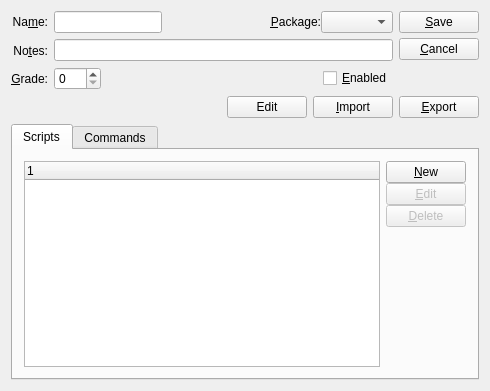
<?xml version="1.0" encoding="UTF-8"?>
<ui version="4.0">
 <comment>This file is part of the xTuple ERP: PostBooks Edition, a free and
open source Enterprise Resource Planning software suite,
Copyright (c) 1999-2018 by OpenMFG LLC, d/b/a xTuple.
It is licensed to you under the Common Public Attribution License
version 1.0, the full text of which (including xTuple-specific Exhibits)
is available at www.xtuple.com/CPAL.  By using this software, you agree
to be bound by its terms.</comment>
 <class>uiform</class>
 <widget class="QWidget" name="uiform">
  <property name="geometry">
   <rect>
    <x>0</x>
    <y>0</y>
    <width>490</width>
    <height>391</height>
   </rect>
  </property>
  <property name="windowTitle">
   <string>Screen</string>
  </property>
  <layout class="QVBoxLayout">
   <item>
    <layout class="QHBoxLayout">
     <item>
      <layout class="QVBoxLayout">
       <item>
        <widget class="QLabel" name="_nameLit">
         <property name="text">
          <string>Na&amp;me:</string>
         </property>
         <property name="alignment">
          <set>Qt::AlignRight|Qt::AlignTrailing|Qt::AlignVCenter</set>
         </property>
         <property name="buddy">
          <cstring>_name</cstring>
         </property>
        </widget>
       </item>
       <item>
        <widget class="QLabel" name="_notesLit">
         <property name="text">
          <string>No&amp;tes:</string>
         </property>
         <property name="alignment">
          <set>Qt::AlignRight|Qt::AlignTrailing|Qt::AlignVCenter</set>
         </property>
         <property name="buddy">
          <cstring>_notes</cstring>
         </property>
        </widget>
       </item>
       <item>
        <widget class="QLabel" name="_gradeLit">
         <property name="text">
          <string>&amp;Grade:</string>
         </property>
         <property name="alignment">
          <set>Qt::AlignRight|Qt::AlignTrailing|Qt::AlignVCenter</set>
         </property>
         <property name="buddy">
          <cstring>_grade</cstring>
         </property>
        </widget>
       </item>
      </layout>
     </item>
     <item>
      <layout class="QVBoxLayout">
       <item>
        <layout class="QHBoxLayout">
         <property name="spacing">
          <number>0</number>
         </property>
         <item>
          <widget class="XLineEdit" name="_name"/>
         </item>
         <item>
          <spacer>
           <property name="orientation">
            <enum>Qt::Horizontal</enum>
           </property>
           <property name="sizeType">
            <enum>QSizePolicy::Expanding</enum>
           </property>
           <property name="sizeHint" stdset="0">
            <size>
             <width>20</width>
             <height>20</height>
            </size>
           </property>
          </spacer>
         </item>
         <item>
          <widget class="XLabel" name="_packageLit">
           <property name="text">
            <string>&amp;Package:</string>
           </property>
           <property name="alignment">
            <set>Qt::AlignRight|Qt::AlignTrailing|Qt::AlignVCenter</set>
           </property>
           <property name="buddy">
            <cstring>_package</cstring>
           </property>
          </widget>
         </item>
         <item>
          <widget class="XComboBox" name="_package">
           <property name="allowNull">
            <bool>true</bool>
           </property>
           <property name="nullStr">
            <string>[ Not in a Package ]</string>
           </property>
          </widget>
         </item>
        </layout>
       </item>
       <item>
        <widget class="XLineEdit" name="_notes"/>
       </item>
       <item>
        <layout class="QHBoxLayout">
         <item>
          <widget class="QSpinBox" name="_grade">
           <property name="maximum">
            <number>999</number>
           </property>
          </widget>
         </item>
         <item>
          <spacer>
           <property name="orientation">
            <enum>Qt::Horizontal</enum>
           </property>
           <property name="sizeHint" stdset="0">
            <size>
             <width>40</width>
             <height>20</height>
            </size>
           </property>
          </spacer>
         </item>
         <item>
          <widget class="QCheckBox" name="_enabled">
           <property name="text">
            <string>&amp;Enabled</string>
           </property>
          </widget>
         </item>
        </layout>
       </item>
      </layout>
     </item>
     <item>
      <layout class="QVBoxLayout">
       <property name="spacing">
        <number>0</number>
       </property>
       <item>
        <layout class="QVBoxLayout">
         <property name="spacing">
          <number>5</number>
         </property>
         <item>
          <widget class="QPushButton" name="_save">
           <property name="text">
            <string>&amp;Save</string>
           </property>
          </widget>
         </item>
         <item>
          <widget class="QPushButton" name="_close">
           <property name="text">
            <string>&amp;Cancel</string>
           </property>
          </widget>
         </item>
        </layout>
       </item>
       <item>
        <spacer>
         <property name="orientation">
          <enum>Qt::Vertical</enum>
         </property>
         <property name="sizeType">
          <enum>QSizePolicy::Expanding</enum>
         </property>
         <property name="sizeHint" stdset="0">
          <size>
           <width>20</width>
           <height>20</height>
          </size>
         </property>
        </spacer>
       </item>
      </layout>
     </item>
    </layout>
   </item>
   <item>
    <layout class="QHBoxLayout">
     <item>
      <spacer>
       <property name="orientation">
        <enum>Qt::Horizontal</enum>
       </property>
       <property name="sizeHint" stdset="0">
        <size>
         <width>40</width>
         <height>20</height>
        </size>
       </property>
      </spacer>
     </item>
     <item>
      <widget class="QPushButton" name="_edit">
       <property name="text">
        <string>Edit</string>
       </property>
      </widget>
     </item>
     <item>
      <widget class="QPushButton" name="_import">
       <property name="text">
        <string>&amp;Import</string>
       </property>
      </widget>
     </item>
     <item>
      <widget class="QPushButton" name="_export">
       <property name="text">
        <string>&amp;Export</string>
       </property>
      </widget>
     </item>
    </layout>
   </item>
   <item>
    <widget class="QTabWidget" name="tabWidget">
     <property name="sizePolicy">
      <sizepolicy hsizetype="Expanding" vsizetype="Expanding">
       <horstretch>0</horstretch>
       <verstretch>1</verstretch>
      </sizepolicy>
     </property>
     <property name="currentIndex">
      <number>0</number>
     </property>
     <widget class="QWidget" name="_scriptTab">
      <attribute name="title">
       <string>Scripts</string>
      </attribute>
      <layout class="QHBoxLayout">
       <item>
        <widget class="XTreeWidget" name="_script">
         <property name="sizePolicy">
          <sizepolicy hsizetype="Expanding" vsizetype="Expanding">
           <horstretch>0</horstretch>
           <verstretch>0</verstretch>
          </sizepolicy>
         </property>
        </widget>
       </item>
       <item>
        <layout class="QVBoxLayout">
         <property name="spacing">
          <number>0</number>
         </property>
         <item>
          <widget class="QPushButton" name="_scriptNew">
           <property name="text">
            <string>&amp;New</string>
           </property>
          </widget>
         </item>
         <item>
          <widget class="QPushButton" name="_scriptEdit">
           <property name="enabled">
            <bool>false</bool>
           </property>
           <property name="text">
            <string>&amp;Edit</string>
           </property>
          </widget>
         </item>
         <item>
          <widget class="QPushButton" name="_scriptDelete">
           <property name="enabled">
            <bool>false</bool>
           </property>
           <property name="text">
            <string>&amp;Delete</string>
           </property>
          </widget>
         </item>
         <item>
          <spacer>
           <property name="orientation">
            <enum>Qt::Vertical</enum>
           </property>
           <property name="sizeType">
            <enum>QSizePolicy::Expanding</enum>
           </property>
           <property name="sizeHint" stdset="0">
            <size>
             <width>77</width>
             <height>92</height>
            </size>
           </property>
          </spacer>
         </item>
        </layout>
       </item>
      </layout>
     </widget>
     <widget class="QWidget" name="_cmdTab">
      <attribute name="title">
       <string>Commands</string>
      </attribute>
      <layout class="QHBoxLayout">
       <item>
        <widget class="XTreeWidget" name="_commands">
         <property name="sizePolicy">
          <sizepolicy hsizetype="Expanding" vsizetype="Expanding">
           <horstretch>0</horstretch>
           <verstretch>0</verstretch>
          </sizepolicy>
         </property>
        </widget>
       </item>
       <item>
        <layout class="QVBoxLayout">
         <property name="spacing">
          <number>0</number>
         </property>
         <item>
          <widget class="QPushButton" name="_cmdNew">
           <property name="text">
            <string>&amp;New</string>
           </property>
          </widget>
         </item>
         <item>
          <widget class="QPushButton" name="_cmdEdit">
           <property name="enabled">
            <bool>false</bool>
           </property>
           <property name="text">
            <string>&amp;Edit</string>
           </property>
          </widget>
         </item>
         <item>
          <widget class="QPushButton" name="_cmdDelete">
           <property name="enabled">
            <bool>false</bool>
           </property>
           <property name="text">
            <string>&amp;Delete</string>
           </property>
          </widget>
         </item>
         <item>
          <spacer>
           <property name="orientation">
            <enum>Qt::Vertical</enum>
           </property>
           <property name="sizeType">
            <enum>QSizePolicy::Expanding</enum>
           </property>
           <property name="sizeHint" stdset="0">
            <size>
             <width>20</width>
             <height>20</height>
            </size>
           </property>
          </spacer>
         </item>
        </layout>
       </item>
      </layout>
     </widget>
    </widget>
   </item>
  </layout>
 </widget>
 <layoutdefault spacing="6" margin="11"/>
 <customwidgets>
  <customwidget>
   <class>XComboBox</class>
   <extends>QComboBox</extends>
   <header>xcombobox.h</header>
  </customwidget>
  <customwidget>
   <class>XLabel</class>
   <extends>QLabel</extends>
   <header>xlabel.h</header>
  </customwidget>
  <customwidget>
   <class>XLineEdit</class>
   <extends>QLineEdit</extends>
   <header>xlineedit.h</header>
   <container>1</container>
  </customwidget>
  <customwidget>
   <class>XTreeWidget</class>
   <extends>QTreeWidget</extends>
   <header>xtreewidget.h</header>
   <container>1</container>
  </customwidget>
 </customwidgets>
 <tabstops>
  <tabstop>_name</tabstop>
  <tabstop>_package</tabstop>
  <tabstop>_notes</tabstop>
  <tabstop>_grade</tabstop>
  <tabstop>_enabled</tabstop>
  <tabstop>_edit</tabstop>
  <tabstop>_import</tabstop>
  <tabstop>_export</tabstop>
  <tabstop>tabWidget</tabstop>
  <tabstop>_script</tabstop>
  <tabstop>_scriptNew</tabstop>
  <tabstop>_scriptEdit</tabstop>
  <tabstop>_scriptDelete</tabstop>
  <tabstop>_commands</tabstop>
  <tabstop>_cmdEdit</tabstop>
  <tabstop>_cmdNew</tabstop>
  <tabstop>_cmdDelete</tabstop>
  <tabstop>_close</tabstop>
 </tabstops>
 <resources/>
 <connections>
  <connection>
   <sender>_close</sender>
   <signal>clicked()</signal>
   <receiver>uiform</receiver>
   <slot>close()</slot>
   <hints>
    <hint type="sourcelabel">
     <x>423</x>
     <y>32</y>
    </hint>
    <hint type="destinationlabel">
     <x>20</x>
     <y>20</y>
    </hint>
   </hints>
  </connection>
  <connection>
   <sender>_script</sender>
   <signal>valid(bool)</signal>
   <receiver>_scriptEdit</receiver>
   <slot>setEnabled(bool)</slot>
   <hints>
    <hint type="sourcelabel">
     <x>383</x>
     <y>229</y>
    </hint>
    <hint type="destinationlabel">
     <x>443</x>
     <y>233</y>
    </hint>
   </hints>
  </connection>
  <connection>
   <sender>_script</sender>
   <signal>valid(bool)</signal>
   <receiver>_scriptDelete</receiver>
   <slot>setEnabled(bool)</slot>
   <hints>
    <hint type="sourcelabel">
     <x>382</x>
     <y>254</y>
    </hint>
    <hint type="destinationlabel">
     <x>413</x>
     <y>256</y>
    </hint>
   </hints>
  </connection>
  <connection>
   <sender>_script</sender>
   <signal>itemSelected(int)</signal>
   <receiver>_scriptEdit</receiver>
   <slot>animateClick()</slot>
   <hints>
    <hint type="sourcelabel">
     <x>376</x>
     <y>216</y>
    </hint>
    <hint type="destinationlabel">
     <x>416</x>
     <y>218</y>
    </hint>
   </hints>
  </connection>
  <connection>
   <sender>_commands</sender>
   <signal>valid(bool)</signal>
   <receiver>_cmdEdit</receiver>
   <slot>setEnabled(bool)</slot>
   <hints>
    <hint type="sourcelabel">
     <x>312</x>
     <y>228</y>
    </hint>
    <hint type="destinationlabel">
     <x>445</x>
     <y>226</y>
    </hint>
   </hints>
  </connection>
  <connection>
   <sender>_commands</sender>
   <signal>valid(bool)</signal>
   <receiver>_cmdDelete</receiver>
   <slot>setEnabled(bool)</slot>
   <hints>
    <hint type="sourcelabel">
     <x>331</x>
     <y>267</y>
    </hint>
    <hint type="destinationlabel">
     <x>439</x>
     <y>253</y>
    </hint>
   </hints>
  </connection>
  <connection>
   <sender>_commands</sender>
   <signal>itemSelected(int)</signal>
   <receiver>_cmdEdit</receiver>
   <slot>animateClick()</slot>
   <hints>
    <hint type="sourcelabel">
     <x>379</x>
     <y>202</y>
    </hint>
    <hint type="destinationlabel">
     <x>435</x>
     <y>220</y>
    </hint>
   </hints>
  </connection>
 </connections>
</ui>
